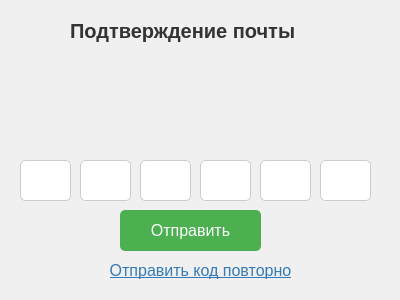
<?xml version="1.0" encoding="UTF-8"?>
<ui version="4.0">
 <class>Dialog</class>
 <widget class="QDialog" name="Dialog">
  <property name="geometry">
   <rect>
    <x>0</x>
    <y>0</y>
    <width>400</width>
    <height>300</height>
   </rect>
  </property>
  <property name="windowTitle">
   <string>Dialog</string>
  </property>
  <property name="styleSheet">
   <string notr="true">QDialog {
    background-color: #f0f0f0; /* светло-серый фон */
    font-family: Arial, sans-serif;
}

/* Общий стиль для кнопок */
QPushButton {
    background-color: #4CAF50; /* зеленый фон */
    color: #ffffff; /* белый текст */
    border: none; /* без рамки */
    border-radius: 5px; /* скругленные углы */
    padding: 10px 20px; /* отступы */
    font-size: 16px; /* размер шрифта */
    cursor: pointer; /* указатель мыши */
}

QPushButton:hover {
    background-color: #3e8e41; /* темно-зеленый фон */
}

/* Общий стиль для лейблов */
QLabel {
    font-size: 16px; /* размер шрифта */
    color: #333333; /* темно-серый текст */
}

/* Общий стиль для строк ввода */
QLineEdit {
    background-color: #ffffff; /* белый фон */
    border: 1px solid #cccccc; /* серая рамка */
    border-radius: 5px; /* скругленные углы */
    padding: 10px; /* отступы */
    font-size: 16px; /* размер шрифта */
    width: 250px; /* ширина поля */
}</string>
  </property>
  <widget class="QLabel" name="label">
   <property name="geometry">
    <rect>
     <x>70</x>
     <y>10</y>
     <width>381</width>
     <height>41</height>
    </rect>
   </property>
   <property name="font">
    <font>
     <pointsize>-1</pointsize>
     <bold>true</bold>
    </font>
   </property>
   <property name="styleSheet">
    <string notr="true">/* Общий стиль для лейблов */
QLabel {
    font-size: 20px; /* размер шрифта */
    color: #333333; /* темно-серый текст */
}</string>
   </property>
   <property name="text">
    <string>Подтверждение почты</string>
   </property>
  </widget>
  <widget class="QTextBrowser" name="instructions_text">
   <property name="geometry">
    <rect>
     <x>50</x>
     <y>80</y>
     <width>311</width>
     <height>61</height>
    </rect>
   </property>
   <property name="styleSheet">
    <string notr="true">QTextBrowser {
    border: none; /* remove border */
    background-color: #f0f0f0; /* светло-серый фон */
    font-family: Arial, sans-serif;
    padding: 5px; /* add some padding around the text */
}


QTextBrowser::te {
    /* style for the text area */
    padding: 5px; /* add some padding around the text */
}</string>
   </property>
   <property name="html">
    <string>&lt;!DOCTYPE HTML PUBLIC &quot;-//W3C//DTD HTML 4.0//EN&quot; &quot;http://www.w3.org/TR/REC-html40/strict.dtd&quot;&gt;
&lt;html&gt;&lt;head&gt;&lt;meta name=&quot;qrichtext&quot; content=&quot;1&quot; /&gt;&lt;meta charset=&quot;utf-8&quot; /&gt;&lt;style type=&quot;text/css&quot;&gt;
p, li { white-space: pre-wrap; }
hr { height: 1px; border-width: 0; }
li.unchecked::marker { content: &quot;\2610&quot;; }
li.checked::marker { content: &quot;\2612&quot;; }
&lt;/style&gt;&lt;/head&gt;&lt;body style=&quot; font-family:'Arial','sans-serif'; font-size:9pt; font-weight:400; font-style:normal;&quot;&gt;
&lt;p style=&quot;-qt-paragraph-type:empty; margin-top:0px; margin-bottom:0px; margin-left:0px; margin-right:0px; -qt-block-indent:0; text-indent:0px;&quot;&gt;&lt;br /&gt;&lt;/p&gt;&lt;/body&gt;&lt;/html&gt;</string>
   </property>
  </widget>
  <widget class="QLineEdit" name="first_digit_input">
   <property name="geometry">
    <rect>
     <x>20</x>
     <y>160</y>
     <width>51</width>
     <height>41</height>
    </rect>
   </property>
   <property name="font">
    <font>
     <pointsize>-1</pointsize>
     <bold>true</bold>
    </font>
   </property>
   <property name="text">
    <string/>
   </property>
   <property name="maxLength">
    <number>1</number>
   </property>
  </widget>
  <widget class="QLineEdit" name="second_digit_input">
   <property name="geometry">
    <rect>
     <x>80</x>
     <y>160</y>
     <width>51</width>
     <height>41</height>
    </rect>
   </property>
   <property name="font">
    <font>
     <pointsize>-1</pointsize>
     <bold>true</bold>
    </font>
   </property>
   <property name="text">
    <string/>
   </property>
   <property name="maxLength">
    <number>1</number>
   </property>
  </widget>
  <widget class="QLineEdit" name="third_digit_input">
   <property name="geometry">
    <rect>
     <x>140</x>
     <y>160</y>
     <width>51</width>
     <height>41</height>
    </rect>
   </property>
   <property name="font">
    <font>
     <pointsize>-1</pointsize>
     <bold>true</bold>
    </font>
   </property>
   <property name="maxLength">
    <number>1</number>
   </property>
  </widget>
  <widget class="QLineEdit" name="fourth_digit_input">
   <property name="geometry">
    <rect>
     <x>200</x>
     <y>160</y>
     <width>51</width>
     <height>41</height>
    </rect>
   </property>
   <property name="font">
    <font>
     <pointsize>-1</pointsize>
     <bold>true</bold>
    </font>
   </property>
   <property name="maxLength">
    <number>1</number>
   </property>
  </widget>
  <widget class="QLineEdit" name="fifth_digit_input">
   <property name="geometry">
    <rect>
     <x>260</x>
     <y>160</y>
     <width>51</width>
     <height>41</height>
    </rect>
   </property>
   <property name="font">
    <font>
     <pointsize>-1</pointsize>
     <bold>true</bold>
    </font>
   </property>
   <property name="maxLength">
    <number>1</number>
   </property>
  </widget>
  <widget class="QLineEdit" name="sixth_digit_input">
   <property name="geometry">
    <rect>
     <x>320</x>
     <y>160</y>
     <width>51</width>
     <height>41</height>
    </rect>
   </property>
   <property name="font">
    <font>
     <pointsize>-1</pointsize>
     <bold>true</bold>
    </font>
   </property>
   <property name="maxLength">
    <number>1</number>
   </property>
  </widget>
  <widget class="QPushButton" name="submit_button">
   <property name="geometry">
    <rect>
     <x>120</x>
     <y>210</y>
     <width>141</width>
     <height>41</height>
    </rect>
   </property>
   <property name="text">
    <string>Отправить</string>
   </property>
  </widget>
  <widget class="QPushButton" name="resend_otp_button">
   <property name="geometry">
    <rect>
     <x>90</x>
     <y>250</y>
     <width>221</width>
     <height>41</height>
    </rect>
   </property>
   <property name="styleSheet">
    <string notr="true">QPushButton {
    background-color: transparent; /* прозрачный фон */
    border: none; /* без рамки */
    padding: 10px 20px; /* отступы */
    font-size: 16px; /* размер шрифта */
    color: #337ab7; /* синий текст */
    text-decoration: underline; /* подчеркнутый текст */
    cursor: pointer; /* указатель мыши */
}

QPushButton:hover {
    background-color: #f0f0f0; /* светло-серый фон */
    color: #23527c; /* темно-синий текст */
    text-decoration: none; /* без подчеркивания */
}

QPushButton:pressed {
    background-color: #e0e0e0; /* серый фон */
    color: #23527c; /* темно-синий текст */
}</string>
   </property>
   <property name="text">
    <string>Отправить код повторно</string>
   </property>
  </widget>
 </widget>
 <resources/>
 <connections/>
</ui>
